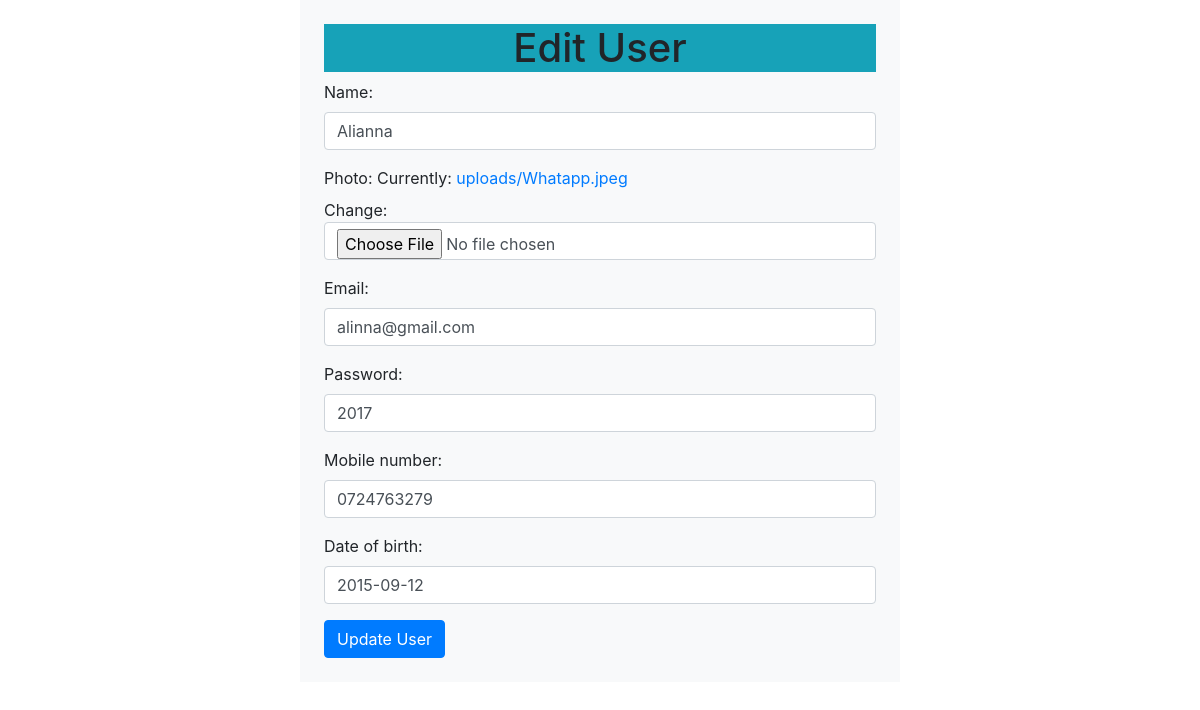
Screenshot of /Edit/2 with the database file from the repository.
### myapp/models.py (models this page shows, shortened)
class User(models.Model):
    name=models.CharField(max_length=30)
    photo=models.ImageField(upload_to="uploads", default="a.png")
    email=models.EmailField(unique=True)
    password=models.CharField(max_length=100)
    mobile_number=models.CharField(max_length=15)
    date_of_birth=models.DateField()

### myapp/views.py (the view)
# urls.py: path('Edit/<id>', views.EditUser),
def EditUser(request,id=None):
    one_rec=User.objects.get(pk=id)
    form=UserForm(request.POST or None ,request.FILES or None,instance=one_rec)
    if form.is_valid():
        form.save()
        return redirect('/')
    mydict= {'form':form}
    return render(request,'edit.html',context=mydict)

### myapp/forms.py
class UserForm(forms.ModelForm):
    class Meta:
        model=User
        fields='__all__'
    def __init__(self,*args,**kwargs):
        super(UserForm,self).__init__(*args, **kwargs)
        for visible in self.visible_fields():
            visible.field.widget.attrs['class']='form-control'

### myapp/templates/edit.html (shortened to what this page needs)
<!DOCTYPE html>
<html lang="en">
<head>
    <link rel="stylesheet" href="https://cdn.jsdelivr.net/npm/bootstrap@4.6.1/dist/css/bootstrap.min.css">
</head>
<body>
<div class="w-50 m-auto p-4 bg-light">
<h1 class="text-center bg-info"> Edit User </h1>
    <form method="post" enctype="multipart/form-data">
        {{form.as_p}}
        <button type="submit" class="btn btn-primary">Update User</button>
    </form>
</div>
</body>
</html>

### rows the page displays
User: name "Alianna", email "alinna@gmail.com", password "2017", mobile_number "0724763279", date_of_birth "2015-09-12"
